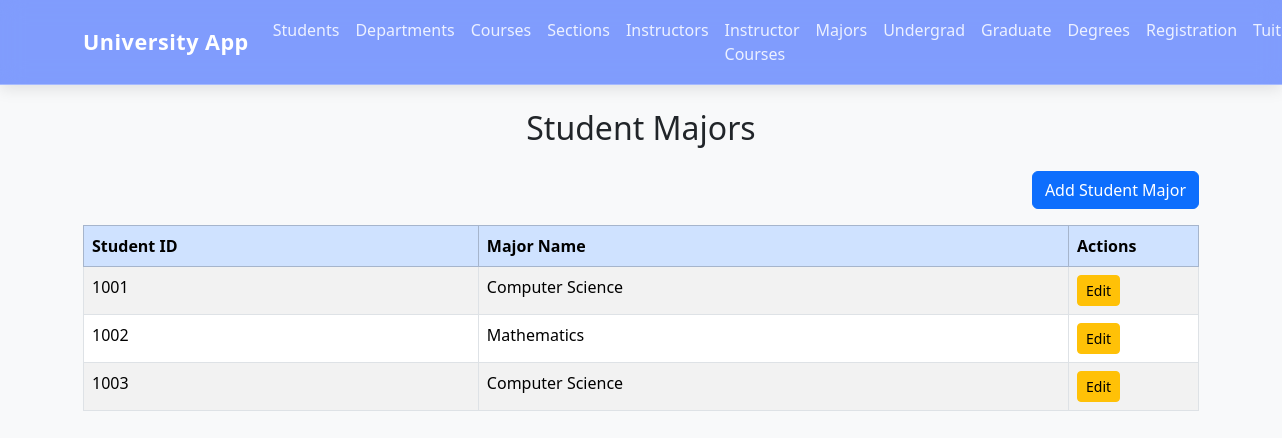
/student-majors, run on the app's committed database.
### tables this page shows
CREATE TABLE Student_Major (
    Student_ID INTEGER,
    Major_Name TEXT NOT NULL,
    PRIMARY KEY(Student_ID, Major_Name),
    FOREIGN KEY(Student_ID) REFERENCES Student(Student_ID)
);

### app.py (the view)
@app.route("/student-majors")
def student_majors():
    conn = get_db_connection()
    rows = conn.execute("SELECT * FROM Student_Major").fetchall()
    conn.close()
    return render_template(
        "student_majors.html",
        title="Student Majors",
        majors=rows
    )

### app.py (called while the page is built)
def get_db_connection():
    conn = sqlite3.connect("university.db")
    conn.row_factory = sqlite3.Row
    return conn

### templates/student_majors.html
{% extends "base.html" %}
{% block content %}
<h2 class="mb-4 text-center">Student Majors</h2>
<div class="mb-3 text-end">
    <a href="/add-student-major" class="btn btn-primary">Add Student Major</a>
</div>
<table class="table table-striped table-bordered">
    <thead class="table-primary">
        <tr>
            <th>Student ID</th>
            <th>Major Name</th>
            <th style="width:130px;">Actions</th>
        </tr>
    </thead>
    <tbody>
        {% for m in majors %}
        <tr>
            <td>{{ m.Student_ID }}</td>
            <td>{{ m.Major_Name }}</td>
            <td>
                <a href="/update-student-major/{{ m.Student_ID }}/{{ m.Major_Name }}"
                   class="btn btn-sm btn-warning">Edit</a>
            </td>
        </tr>
        {% endfor %}
    </tbody>
</table>
{% endblock %}

### data on the page
Student_Major: Student_ID "1001", Major_Name "Computer Science"
Student_Major: Student_ID "1002", Major_Name "Mathematics"
Student_Major: Student_ID "1003", Major_Name "Computer Science"
